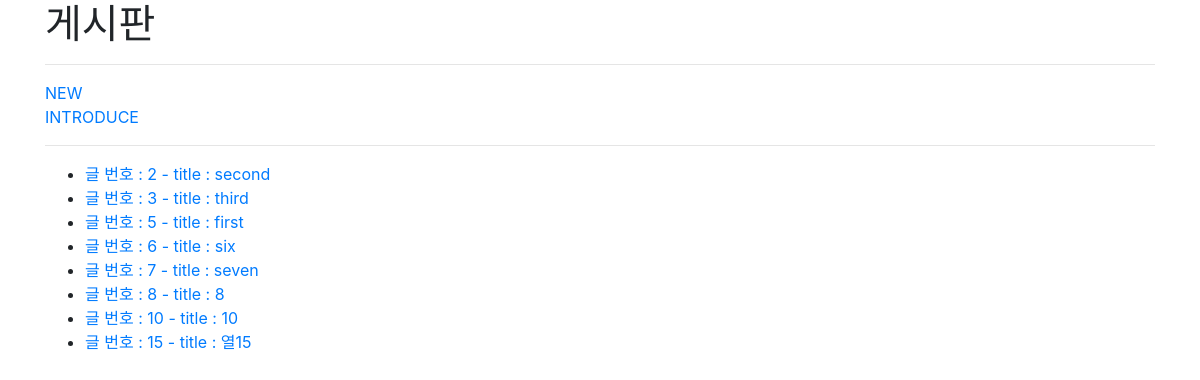
The app's page /articles/ with its own data.
### articles/models.py (models this page shows, shortened)
class Article(models.Model):
    title = models.CharField(max_length=150)
    content = models.TextField()
    created_at = models.DateTimeField(auto_now_add=True)
    updated_at = models.DateTimeField(auto_now=True)

### articles/views.py (the view)
# urls.py: path('', views.index, name="index"),
def index(request):
    articles = Article.objects.all()
    context = {
        'articles' : articles
    }
    return render(request, 'articles/index.html', context)

### articles/templates/articles/index.html
{% extends 'base.html' %}
{% block body %}
  <h1>게시판</h1>
  <hr>
  <a href="{% url 'articles:new' %}">NEW</a>
  <br>
  <a href="{% url 'articles:introduce' %}">INTRODUCE</a>
  <hr>
  <ul>
    {% for article in articles %}
    <li><a href="{% url 'articles:detail' article.pk %}">글 번호 : {{ article.pk }} - title : {{ article.title }}</a></li>
    {% endfor %}
  </ul>
{% endblock %}

### records on screen
Article: pk "2", title "second"
Article: pk "3", title "third"
Article: pk "5", title "first"
Article: pk "6", title "six"
Article: pk "7", title "seven"
Article: pk "8", title "8"
Article: pk "10", title "10"
Article: pk "15", title "열15"
